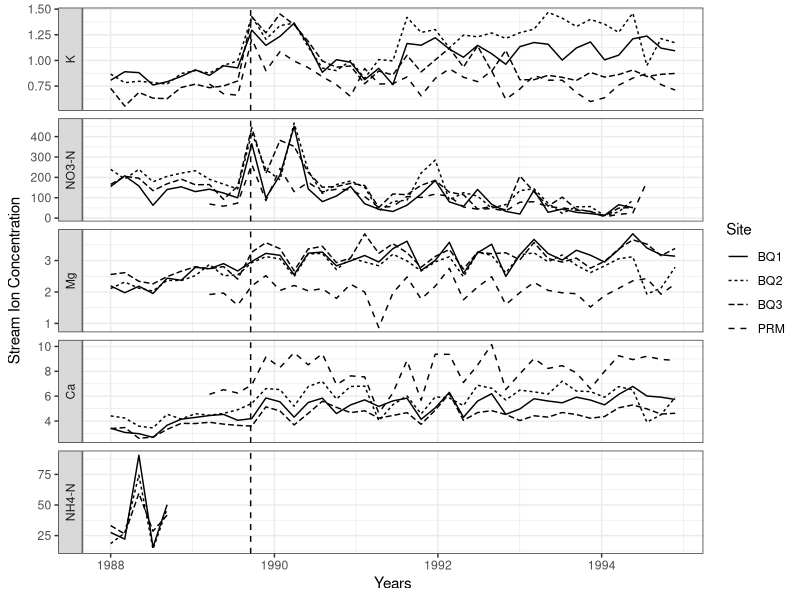

This figure's R source:
## ---- chunk 1
#| echo: false
#| warning: false

library(tidyverse)
clean_comb_piv <- read_csv("../output/clean_combine_pivot.csv")
ggplot(
  data = clean_comb_piv,
  mapping = aes(
    x = window_start,
    y = concentration,
    linetype = Site
  )
) +
  theme_bw() +
  geom_line() +
  #combine all plots in one with labels on side using facet_grid
  facet_grid(
    #create factor to put facets in correct order
    vars(factor(
      nutrient,
      levels = c('K', 'NO3-N', 'Mg', 'Ca', 'NH4-N'),
      labels = c('K', 'NO3-N', 'Mg', 'Ca', 'NH4-N')
    )),
    scales = "free_y",
    switch = "y",
  ) +
  #add line representing when the hurricane was
  geom_vline(xintercept = ymd("1989-09-17"), linetype = "dashed") +
  labs(x = "Years", y = "Stream Ion Concentration")
